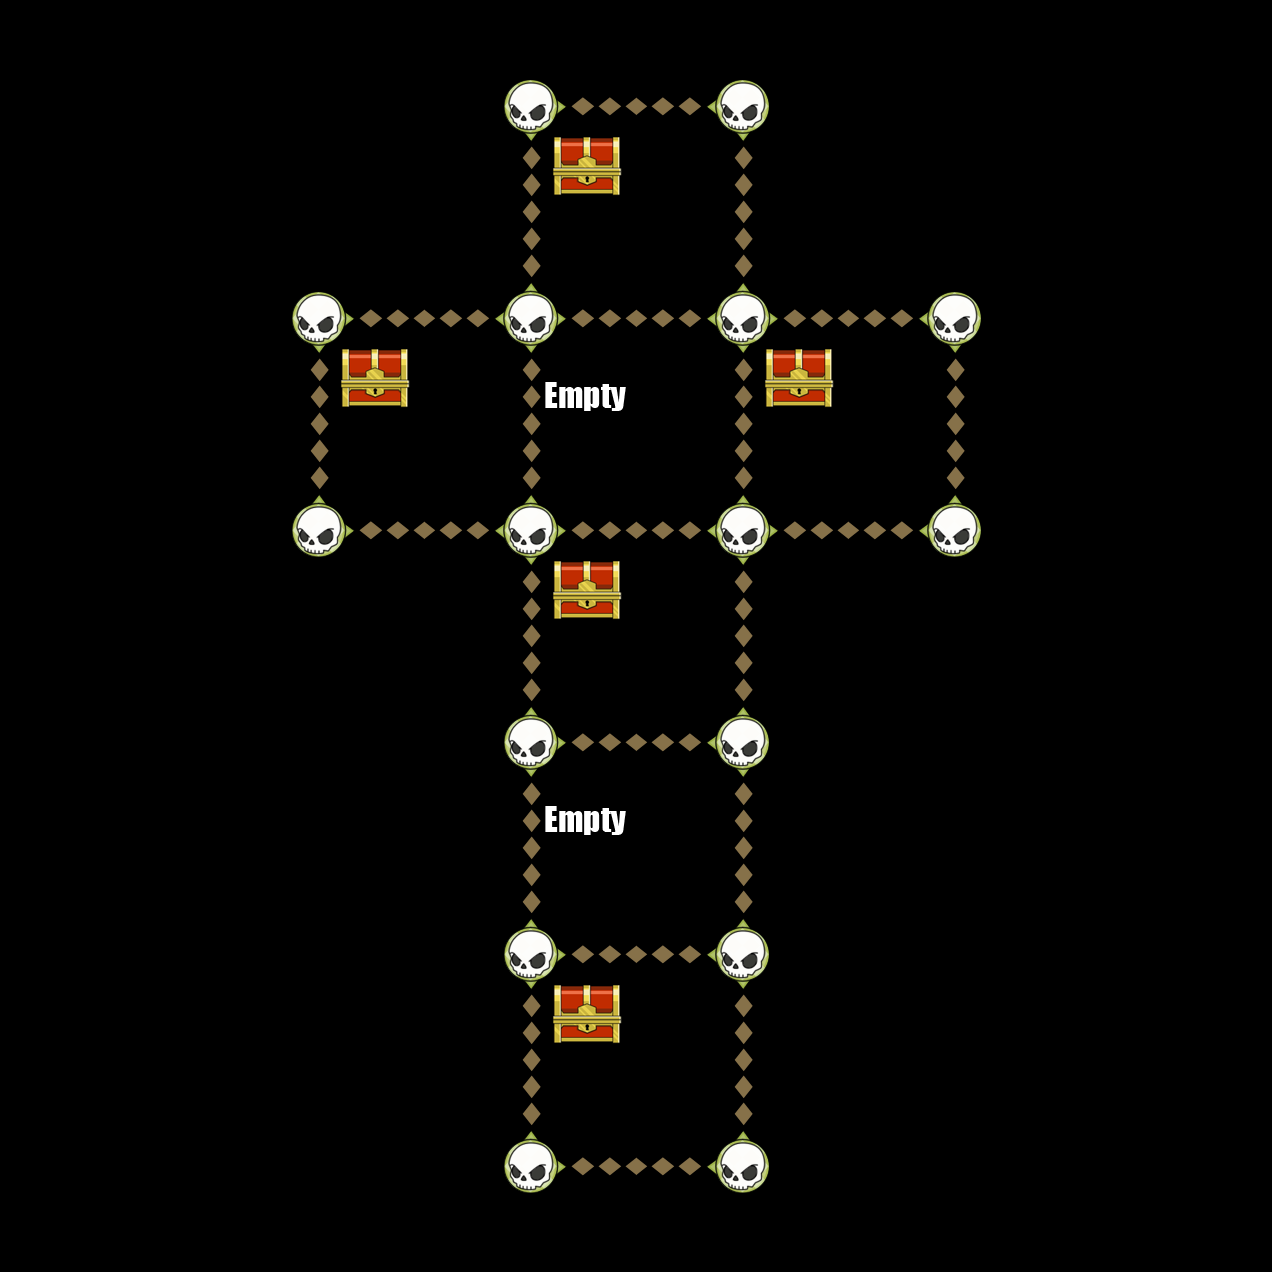

A 2D game scene composited from a Tiled map and its tileset images. What follows is a short description and the map's XML, with each tile layer's data collapsed to a summary:
An orthogonal 6x6 tile map with 212x212 px tiles, 6 tile layers (Down, Up, Left, Right, ...).

<map version="1.0" orientation="orthogonal" width="6" height="6" tilewidth="212" tileheight="212">
 <tileset firstgid="1" name="TileGraphic_Final-ipadhd" tilewidth="212" tileheight="212">
  <image source="TileGraphic_Final-ipadhd.png" width="636" height="1060" />
  <tile id="0">
   <properties>
    <property name="LineFilled" value="True" />
   </properties>
  </tile>
  <tile id="2">
   <properties>
    <property name="Item" value="TreasureBox" />
   </properties>
  </tile>
  <tile id="4">
   <properties>
    <property name="RowFilled" value="True" />
   </properties>
  </tile>
  <tile id="6">
   <properties>
    <property name="Item" value="CannonLeft" />
   </properties>
  </tile>
  <tile id="7">
   <properties>
    <property name="Item" value="ShipRight" />
   </properties>
  </tile>
  <tile id="8">
   <properties>
    <property name="Item" value="MapOne" />
   </properties>
  </tile>
  <tile id="9">
   <properties>
    <property name="Item" value="CannonRight" />
   </properties>
  </tile>
  <tile id="10">
   <properties>
    <property name="Item" value="ShipLeft" />
   </properties>
  </tile>
  <tile id="11">
   <properties>
    <property name="Item" value="MapTwo" />
   </properties>
  </tile>
  <tile id="12">
   <properties>
    <property name="Item" value="Empty" />
   </properties>
  </tile>
  <tile id="13">
   <properties>
    <property name="Item" value="Skull" />
   </properties>
  </tile>
  <tile id="14">
   <properties>
    <property name="Item" value="Fog" />
   </properties>
  </tile>
 </tileset>
 <layer name="Down" width="6" height="6">
  <data>[36 cells, 12 non-empty, 1 distinct tile ids]</data>
 </layer>
 <layer name="Up" width="6" height="6">
  <data>[36 cells, 12 non-empty, 1 distinct tile ids]</data>
 </layer>
 <layer name="Left" width="6" height="6">
  <data>[36 cells, 10 non-empty, 1 distinct tile ids]</data>
 </layer>
 <layer name="Right" width="6" height="6">
  <data>[36 cells, 10 non-empty, 1 distinct tile ids]</data>
 </layer>
 <layer name="Dots" width="6" height="6">
  <data>[36 cells, 16 non-empty, 1 distinct tile ids]</data>
 </layer>
 <layer name="Items" width="6" height="6">
  <data>[36 cells, 7 non-empty, 2 distinct tile ids]</data>
 </layer>
</map>
